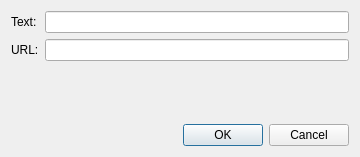
<?xml version="1.0" encoding="UTF-8"?>
<ui version="4.0">
 <class>LinkDialog</class>
 <widget class="QDialog" name="LinkDialog">
  <property name="geometry">
   <rect>
    <x>0</x>
    <y>0</y>
    <width>360</width>
    <height>157</height>
   </rect>
  </property>
  <property name="windowTitle">
   <string>Dialog</string>
  </property>
  <layout class="QVBoxLayout" name="verticalLayout_2">
   <item>
    <layout class="QGridLayout" name="gridLayout">
     <item row="0" column="0">
      <widget class="QLabel" name="label_1">
       <property name="text">
        <string>Text:</string>
       </property>
      </widget>
     </item>
     <item row="1" column="0">
      <widget class="QLabel" name="label_2">
       <property name="text">
        <string>URL:</string>
       </property>
      </widget>
     </item>
     <item row="0" column="1">
      <widget class="QLineEdit" name="text"/>
     </item>
     <item row="1" column="1">
      <widget class="QLineEdit" name="url"/>
     </item>
     <item row="2" column="1">
      <spacer name="verticalSpacer">
       <property name="orientation">
        <enum>Qt::Vertical</enum>
       </property>
       <property name="sizeHint" stdset="0">
        <size>
         <width>20</width>
         <height>40</height>
        </size>
       </property>
      </spacer>
     </item>
    </layout>
   </item>
   <item>
    <widget class="QDialogButtonBox" name="buttonBox">
     <property name="orientation">
      <enum>Qt::Horizontal</enum>
     </property>
     <property name="standardButtons">
      <set>QDialogButtonBox::Cancel|QDialogButtonBox::Ok</set>
     </property>
    </widget>
   </item>
  </layout>
 </widget>
 <resources/>
 <connections>
  <connection>
   <sender>buttonBox</sender>
   <signal>accepted()</signal>
   <receiver>LinkDialog</receiver>
   <slot>accept()</slot>
   <hints>
    <hint type="sourcelabel">
     <x>248</x>
     <y>254</y>
    </hint>
    <hint type="destinationlabel">
     <x>157</x>
     <y>274</y>
    </hint>
   </hints>
  </connection>
  <connection>
   <sender>buttonBox</sender>
   <signal>rejected()</signal>
   <receiver>LinkDialog</receiver>
   <slot>reject()</slot>
   <hints>
    <hint type="sourcelabel">
     <x>316</x>
     <y>260</y>
    </hint>
    <hint type="destinationlabel">
     <x>286</x>
     <y>274</y>
    </hint>
   </hints>
  </connection>
 </connections>
</ui>
